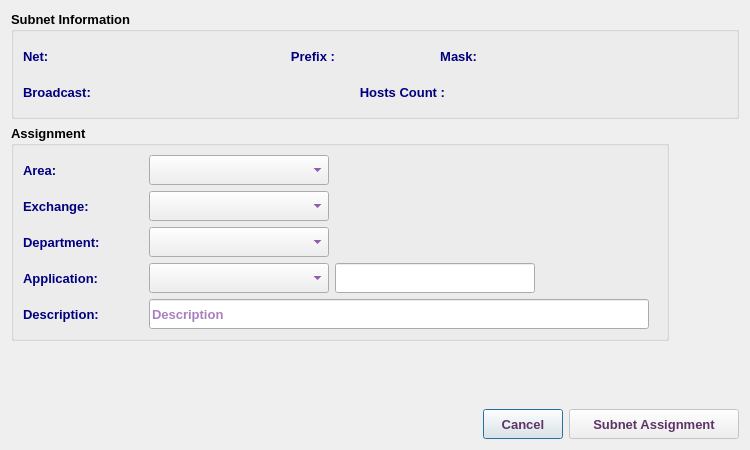
<?xml version="1.0" encoding="UTF-8"?>
<ui version="4.0">
 <class>Subnet1V4AssignmentDialog</class>
 <widget class="QDialog" name="Subnet1V4AssignmentDialog">
  <property name="geometry">
   <rect>
    <x>0</x>
    <y>0</y>
    <width>750</width>
    <height>450</height>
   </rect>
  </property>
  <property name="minimumSize">
   <size>
    <width>750</width>
    <height>450</height>
   </size>
  </property>
  <property name="maximumSize">
   <size>
    <width>751</width>
    <height>451</height>
   </size>
  </property>
  <property name="font">
   <font>
    <family>Tahoma</family>
    <pointsize>10</pointsize>
   </font>
  </property>
  <property name="windowTitle">
   <string>Subnet Assignment</string>
  </property>
  <property name="windowIcon">
   <iconset resource="../../../../../image.qrc">
    <normaloff>:/Image/connection.png</normaloff>:/Image/connection.png</iconset>
  </property>
  <layout class="QVBoxLayout" name="verticalLayout_4">
   <item>
    <widget class="QGroupBox" name="netGB">
     <property name="font">
      <font>
       <family>Tahoma</family>
       <pointsize>10</pointsize>
       <weight>75</weight>
       <bold>true</bold>
      </font>
     </property>
     <property name="title">
      <string>Subnet Information</string>
     </property>
     <layout class="QVBoxLayout" name="verticalLayout_3">
      <item>
       <layout class="QHBoxLayout" name="horizontalLayout_13">
        <item>
         <widget class="QLabel" name="label_7">
          <property name="minimumSize">
           <size>
            <width>40</width>
            <height>30</height>
           </size>
          </property>
          <property name="maximumSize">
           <size>
            <width>40</width>
            <height>30</height>
           </size>
          </property>
          <property name="font">
           <font>
            <family>Tahoma</family>
            <pointsize>10</pointsize>
            <weight>75</weight>
            <bold>true</bold>
           </font>
          </property>
          <property name="styleSheet">
           <string notr="true">color: rgb(0, 0, 127);</string>
          </property>
          <property name="text">
           <string>Net:</string>
          </property>
         </widget>
        </item>
        <item>
         <widget class="QLabel" name="netLbl">
          <property name="sizePolicy">
           <sizepolicy hsizetype="Expanding" vsizetype="Preferred">
            <horstretch>0</horstretch>
            <verstretch>0</verstretch>
           </sizepolicy>
          </property>
          <property name="minimumSize">
           <size>
            <width>180</width>
            <height>30</height>
           </size>
          </property>
          <property name="maximumSize">
           <size>
            <width>500</width>
            <height>30</height>
           </size>
          </property>
          <property name="font">
           <font>
            <family>Tahoma</family>
            <pointsize>10</pointsize>
           </font>
          </property>
          <property name="styleSheet">
           <string notr="true">color: rgb(85, 0, 127);</string>
          </property>
          <property name="text">
           <string/>
          </property>
         </widget>
        </item>
        <item>
         <widget class="QLabel" name="label_10">
          <property name="minimumSize">
           <size>
            <width>80</width>
            <height>30</height>
           </size>
          </property>
          <property name="maximumSize">
           <size>
            <width>80</width>
            <height>30</height>
           </size>
          </property>
          <property name="font">
           <font>
            <family>Tahoma</family>
            <pointsize>10</pointsize>
            <weight>75</weight>
            <bold>true</bold>
           </font>
          </property>
          <property name="styleSheet">
           <string notr="true">color: rgb(0, 0, 127);</string>
          </property>
          <property name="text">
           <string>Prefix :</string>
          </property>
          <property name="alignment">
           <set>Qt::AlignRight|Qt::AlignTrailing|Qt::AlignVCenter</set>
          </property>
         </widget>
        </item>
        <item>
         <widget class="QLabel" name="prefixLbl">
          <property name="minimumSize">
           <size>
            <width>50</width>
            <height>30</height>
           </size>
          </property>
          <property name="maximumSize">
           <size>
            <width>50</width>
            <height>30</height>
           </size>
          </property>
          <property name="font">
           <font>
            <family>Tahoma</family>
            <pointsize>10</pointsize>
           </font>
          </property>
          <property name="styleSheet">
           <string notr="true">color: rgb(85, 0, 127);</string>
          </property>
          <property name="text">
           <string/>
          </property>
         </widget>
        </item>
        <item>
         <widget class="QLabel" name="label_9">
          <property name="minimumSize">
           <size>
            <width>80</width>
            <height>30</height>
           </size>
          </property>
          <property name="maximumSize">
           <size>
            <width>80</width>
            <height>30</height>
           </size>
          </property>
          <property name="font">
           <font>
            <family>Tahoma</family>
            <pointsize>10</pointsize>
            <weight>75</weight>
            <bold>true</bold>
           </font>
          </property>
          <property name="styleSheet">
           <string notr="true">color: rgb(0, 0, 127);</string>
          </property>
          <property name="text">
           <string>Mask:</string>
          </property>
          <property name="alignment">
           <set>Qt::AlignRight|Qt::AlignTrailing|Qt::AlignVCenter</set>
          </property>
         </widget>
        </item>
        <item>
         <widget class="QLabel" name="maskLbl">
          <property name="sizePolicy">
           <sizepolicy hsizetype="Expanding" vsizetype="Preferred">
            <horstretch>0</horstretch>
            <verstretch>0</verstretch>
           </sizepolicy>
          </property>
          <property name="minimumSize">
           <size>
            <width>180</width>
            <height>30</height>
           </size>
          </property>
          <property name="maximumSize">
           <size>
            <width>500</width>
            <height>30</height>
           </size>
          </property>
          <property name="font">
           <font>
            <family>Tahoma</family>
            <pointsize>10</pointsize>
           </font>
          </property>
          <property name="styleSheet">
           <string notr="true">color: rgb(85, 0, 127);</string>
          </property>
          <property name="text">
           <string/>
          </property>
         </widget>
        </item>
        <item>
         <spacer name="horizontalSpacer_3">
          <property name="orientation">
           <enum>Qt::Horizontal</enum>
          </property>
          <property name="sizeHint" stdset="0">
           <size>
            <width>40</width>
            <height>20</height>
           </size>
          </property>
         </spacer>
        </item>
       </layout>
      </item>
      <item>
       <layout class="QHBoxLayout" name="horizontalLayout_12">
        <item>
         <widget class="QLabel" name="label_11">
          <property name="minimumSize">
           <size>
            <width>100</width>
            <height>30</height>
           </size>
          </property>
          <property name="maximumSize">
           <size>
            <width>100</width>
            <height>30</height>
           </size>
          </property>
          <property name="font">
           <font>
            <family>Tahoma</family>
            <pointsize>10</pointsize>
            <weight>75</weight>
            <bold>true</bold>
           </font>
          </property>
          <property name="styleSheet">
           <string notr="true">color: rgb(0, 0, 127);</string>
          </property>
          <property name="text">
           <string>Broadcast:</string>
          </property>
         </widget>
        </item>
        <item>
         <widget class="QLabel" name="bcLbl">
          <property name="sizePolicy">
           <sizepolicy hsizetype="Expanding" vsizetype="Preferred">
            <horstretch>0</horstretch>
            <verstretch>0</verstretch>
           </sizepolicy>
          </property>
          <property name="minimumSize">
           <size>
            <width>180</width>
            <height>30</height>
           </size>
          </property>
          <property name="maximumSize">
           <size>
            <width>500</width>
            <height>30</height>
           </size>
          </property>
          <property name="font">
           <font>
            <family>Tahoma</family>
            <pointsize>10</pointsize>
            <weight>75</weight>
            <bold>true</bold>
           </font>
          </property>
          <property name="styleSheet">
           <string notr="true">color: rgb(85, 0, 127);</string>
          </property>
          <property name="text">
           <string/>
          </property>
         </widget>
        </item>
        <item>
         <widget class="QLabel" name="label_12">
          <property name="minimumSize">
           <size>
            <width>130</width>
            <height>30</height>
           </size>
          </property>
          <property name="maximumSize">
           <size>
            <width>130</width>
            <height>30</height>
           </size>
          </property>
          <property name="font">
           <font>
            <family>Tahoma</family>
            <pointsize>10</pointsize>
            <weight>75</weight>
            <bold>true</bold>
           </font>
          </property>
          <property name="styleSheet">
           <string notr="true">color: rgb(0, 0, 127);</string>
          </property>
          <property name="text">
           <string>Hosts Count :</string>
          </property>
          <property name="alignment">
           <set>Qt::AlignRight|Qt::AlignTrailing|Qt::AlignVCenter</set>
          </property>
         </widget>
        </item>
        <item>
         <widget class="QLabel" name="hostLbl">
          <property name="minimumSize">
           <size>
            <width>150</width>
            <height>30</height>
           </size>
          </property>
          <property name="maximumSize">
           <size>
            <width>150</width>
            <height>30</height>
           </size>
          </property>
          <property name="font">
           <font>
            <family>Tahoma</family>
            <pointsize>10</pointsize>
            <weight>75</weight>
            <bold>true</bold>
           </font>
          </property>
          <property name="styleSheet">
           <string notr="true">color: rgb(85, 0, 127);</string>
          </property>
          <property name="text">
           <string/>
          </property>
         </widget>
        </item>
        <item>
         <spacer name="horizontalSpacer_5">
          <property name="orientation">
           <enum>Qt::Horizontal</enum>
          </property>
          <property name="sizeHint" stdset="0">
           <size>
            <width>40</width>
            <height>20</height>
           </size>
          </property>
         </spacer>
        </item>
       </layout>
      </item>
     </layout>
    </widget>
   </item>
   <item>
    <layout class="QHBoxLayout" name="horizontalLayout_2">
     <item>
      <widget class="QGroupBox" name="groupBox">
       <property name="font">
        <font>
         <family>Tahoma</family>
         <pointsize>10</pointsize>
         <weight>75</weight>
         <bold>true</bold>
        </font>
       </property>
       <property name="title">
        <string>Assignment</string>
       </property>
       <layout class="QVBoxLayout" name="verticalLayout_2">
        <item>
         <layout class="QVBoxLayout" name="verticalLayout">
          <item>
           <layout class="QHBoxLayout" name="horizontalLayout">
            <item>
             <widget class="QLabel" name="label">
              <property name="minimumSize">
               <size>
                <width>120</width>
                <height>30</height>
               </size>
              </property>
              <property name="maximumSize">
               <size>
                <width>120</width>
                <height>30</height>
               </size>
              </property>
              <property name="font">
               <font>
                <family>Tahoma</family>
                <pointsize>10</pointsize>
                <weight>75</weight>
                <bold>true</bold>
               </font>
              </property>
              <property name="styleSheet">
               <string notr="true">color: rgb(0, 0, 127);</string>
              </property>
              <property name="text">
               <string>Area:</string>
              </property>
              <property name="alignment">
               <set>Qt::AlignLeading|Qt::AlignLeft|Qt::AlignVCenter</set>
              </property>
             </widget>
            </item>
            <item>
             <widget class="QComboBox" name="areaCB">
              <property name="minimumSize">
               <size>
                <width>180</width>
                <height>30</height>
               </size>
              </property>
              <property name="maximumSize">
               <size>
                <width>180</width>
                <height>30</height>
               </size>
              </property>
              <property name="font">
               <font>
                <family>Tahoma</family>
                <pointsize>10</pointsize>
                <weight>75</weight>
                <bold>true</bold>
               </font>
              </property>
              <property name="styleSheet">
               <string notr="true">color: rgb(85, 0, 127);</string>
              </property>
             </widget>
            </item>
            <item>
             <spacer name="horizontalSpacer_2">
              <property name="minimumSize">
               <size>
                <width>0</width>
                <height>30</height>
               </size>
              </property>
              <property name="maximumSize">
               <size>
                <width>16777215</width>
                <height>30</height>
               </size>
              </property>
              <property name="font">
               <font>
                <family>Tahoma</family>
                <pointsize>10</pointsize>
               </font>
              </property>
              <property name="orientation">
               <enum>Qt::Horizontal</enum>
              </property>
              <property name="sizeHint" stdset="0">
               <size>
                <width>40</width>
                <height>20</height>
               </size>
              </property>
             </spacer>
            </item>
           </layout>
          </item>
          <item>
           <layout class="QHBoxLayout" name="horizontalLayout_10">
            <item>
             <widget class="QLabel" name="label_13">
              <property name="minimumSize">
               <size>
                <width>120</width>
                <height>30</height>
               </size>
              </property>
              <property name="maximumSize">
               <size>
                <width>120</width>
                <height>30</height>
               </size>
              </property>
              <property name="font">
               <font>
                <family>Tahoma</family>
                <pointsize>10</pointsize>
                <weight>75</weight>
                <bold>true</bold>
               </font>
              </property>
              <property name="styleSheet">
               <string notr="true">color: rgb(0, 0, 127);</string>
              </property>
              <property name="text">
               <string>Exchange:</string>
              </property>
              <property name="alignment">
               <set>Qt::AlignLeading|Qt::AlignLeft|Qt::AlignVCenter</set>
              </property>
             </widget>
            </item>
            <item>
             <widget class="QComboBox" name="abbrCB">
              <property name="minimumSize">
               <size>
                <width>180</width>
                <height>30</height>
               </size>
              </property>
              <property name="maximumSize">
               <size>
                <width>180</width>
                <height>30</height>
               </size>
              </property>
              <property name="font">
               <font>
                <family>Tahoma</family>
                <pointsize>10</pointsize>
                <weight>75</weight>
                <bold>true</bold>
               </font>
              </property>
              <property name="styleSheet">
               <string notr="true">color: rgb(85, 0, 127);</string>
              </property>
             </widget>
            </item>
            <item>
             <spacer name="horizontalSpacer_4">
              <property name="font">
               <font>
                <family>Tahoma</family>
                <pointsize>10</pointsize>
               </font>
              </property>
              <property name="orientation">
               <enum>Qt::Horizontal</enum>
              </property>
              <property name="sizeHint" stdset="0">
               <size>
                <width>40</width>
                <height>20</height>
               </size>
              </property>
             </spacer>
            </item>
           </layout>
          </item>
          <item>
           <layout class="QHBoxLayout" name="horizontalLayout_14">
            <item>
             <widget class="QLabel" name="label_15">
              <property name="minimumSize">
               <size>
                <width>120</width>
                <height>30</height>
               </size>
              </property>
              <property name="maximumSize">
               <size>
                <width>120</width>
                <height>30</height>
               </size>
              </property>
              <property name="font">
               <font>
                <family>Tahoma</family>
                <pointsize>10</pointsize>
                <weight>75</weight>
                <bold>true</bold>
               </font>
              </property>
              <property name="styleSheet">
               <string notr="true">color: rgb(0, 0, 127);</string>
              </property>
              <property name="text">
               <string>Department:</string>
              </property>
              <property name="alignment">
               <set>Qt::AlignLeading|Qt::AlignLeft|Qt::AlignVCenter</set>
              </property>
             </widget>
            </item>
            <item>
             <widget class="QComboBox" name="depCB">
              <property name="minimumSize">
               <size>
                <width>180</width>
                <height>30</height>
               </size>
              </property>
              <property name="maximumSize">
               <size>
                <width>180</width>
                <height>30</height>
               </size>
              </property>
              <property name="font">
               <font>
                <family>Tahoma</family>
                <pointsize>10</pointsize>
                <weight>75</weight>
                <bold>true</bold>
               </font>
              </property>
              <property name="styleSheet">
               <string notr="true">color: rgb(85, 0, 127);</string>
              </property>
             </widget>
            </item>
            <item>
             <spacer name="horizontalSpacer_9">
              <property name="font">
               <font>
                <family>Tahoma</family>
                <pointsize>10</pointsize>
               </font>
              </property>
              <property name="orientation">
               <enum>Qt::Horizontal</enum>
              </property>
              <property name="sizeHint" stdset="0">
               <size>
                <width>40</width>
                <height>20</height>
               </size>
              </property>
             </spacer>
            </item>
           </layout>
          </item>
          <item>
           <layout class="QHBoxLayout" name="horizontalLayout_11">
            <item>
             <widget class="QLabel" name="label_14">
              <property name="minimumSize">
               <size>
                <width>120</width>
                <height>30</height>
               </size>
              </property>
              <property name="maximumSize">
               <size>
                <width>120</width>
                <height>30</height>
               </size>
              </property>
              <property name="font">
               <font>
                <family>Tahoma</family>
                <pointsize>10</pointsize>
                <weight>75</weight>
                <bold>true</bold>
               </font>
              </property>
              <property name="styleSheet">
               <string notr="true">color: rgb(0, 0, 127);</string>
              </property>
              <property name="text">
               <string>Application:</string>
              </property>
              <property name="alignment">
               <set>Qt::AlignLeading|Qt::AlignLeft|Qt::AlignVCenter</set>
              </property>
             </widget>
            </item>
            <item>
             <widget class="QComboBox" name="appCB">
              <property name="minimumSize">
               <size>
                <width>180</width>
                <height>30</height>
               </size>
              </property>
              <property name="maximumSize">
               <size>
                <width>180</width>
                <height>30</height>
               </size>
              </property>
              <property name="font">
               <font>
                <family>Tahoma</family>
                <pointsize>10</pointsize>
                <weight>75</weight>
                <bold>true</bold>
               </font>
              </property>
              <property name="styleSheet">
               <string notr="true">color: rgb(85, 0, 127);</string>
              </property>
             </widget>
            </item>
            <item>
             <widget class="QLineEdit" name="appLE">
              <property name="sizePolicy">
               <sizepolicy hsizetype="Expanding" vsizetype="Preferred">
                <horstretch>0</horstretch>
                <verstretch>0</verstretch>
               </sizepolicy>
              </property>
              <property name="minimumSize">
               <size>
                <width>200</width>
                <height>30</height>
               </size>
              </property>
              <property name="maximumSize">
               <size>
                <width>8000</width>
                <height>30</height>
               </size>
              </property>
              <property name="font">
               <font>
                <family>Tahoma</family>
                <pointsize>10</pointsize>
               </font>
              </property>
             </widget>
            </item>
            <item>
             <spacer name="horizontalSpacer_6">
              <property name="orientation">
               <enum>Qt::Horizontal</enum>
              </property>
              <property name="sizeHint" stdset="0">
               <size>
                <width>40</width>
                <height>20</height>
               </size>
              </property>
             </spacer>
            </item>
           </layout>
          </item>
          <item>
           <layout class="QHBoxLayout" name="horizontalLayout_9">
            <item>
             <widget class="QLabel" name="label_5">
              <property name="minimumSize">
               <size>
                <width>120</width>
                <height>30</height>
               </size>
              </property>
              <property name="maximumSize">
               <size>
                <width>120</width>
                <height>30</height>
               </size>
              </property>
              <property name="font">
               <font>
                <family>Tahoma</family>
                <pointsize>10</pointsize>
                <weight>75</weight>
                <bold>true</bold>
               </font>
              </property>
              <property name="styleSheet">
               <string notr="true">color: rgb(0, 0, 127);</string>
              </property>
              <property name="text">
               <string>Description:</string>
              </property>
             </widget>
            </item>
            <item>
             <widget class="QLineEdit" name="descLE">
              <property name="sizePolicy">
               <sizepolicy hsizetype="Expanding" vsizetype="Preferred">
                <horstretch>0</horstretch>
                <verstretch>0</verstretch>
               </sizepolicy>
              </property>
              <property name="minimumSize">
               <size>
                <width>500</width>
                <height>30</height>
               </size>
              </property>
              <property name="maximumSize">
               <size>
                <width>800</width>
                <height>30</height>
               </size>
              </property>
              <property name="font">
               <font>
                <family>Tahoma</family>
                <pointsize>10</pointsize>
                <weight>75</weight>
                <bold>true</bold>
               </font>
              </property>
              <property name="styleSheet">
               <string notr="true">color: rgb(85, 0, 127);</string>
              </property>
              <property name="placeholderText">
               <string>Description</string>
              </property>
             </widget>
            </item>
            <item>
             <spacer name="horizontalSpacer_7">
              <property name="orientation">
               <enum>Qt::Horizontal</enum>
              </property>
              <property name="sizeHint" stdset="0">
               <size>
                <width>40</width>
                <height>20</height>
               </size>
              </property>
             </spacer>
            </item>
           </layout>
          </item>
         </layout>
        </item>
       </layout>
      </widget>
     </item>
     <item>
      <widget class="QLabel" name="pix">
       <property name="enabled">
        <bool>true</bool>
       </property>
       <property name="minimumSize">
        <size>
         <width>64</width>
         <height>64</height>
        </size>
       </property>
       <property name="maximumSize">
        <size>
         <width>64</width>
         <height>64</height>
        </size>
       </property>
       <property name="font">
        <font>
         <family>Tahoma</family>
         <pointsize>10</pointsize>
        </font>
       </property>
       <property name="text">
        <string/>
       </property>
       <property name="pixmap">
        <pixmap resource="../../../../../image.qrc">:/Image/connection.png</pixmap>
       </property>
      </widget>
     </item>
    </layout>
   </item>
   <item>
    <spacer name="verticalSpacer">
     <property name="minimumSize">
      <size>
       <width>170</width>
       <height>0</height>
      </size>
     </property>
     <property name="maximumSize">
      <size>
       <width>170</width>
       <height>16777215</height>
      </size>
     </property>
     <property name="font">
      <font>
       <family>Tahoma</family>
       <pointsize>10</pointsize>
      </font>
     </property>
     <property name="orientation">
      <enum>Qt::Vertical</enum>
     </property>
     <property name="sizeHint" stdset="0">
      <size>
       <width>20</width>
       <height>36</height>
      </size>
     </property>
    </spacer>
   </item>
   <item>
    <layout class="QHBoxLayout" name="horizontalLayout_8">
     <item>
      <spacer name="horizontalSpacer">
       <property name="font">
        <font>
         <family>Tahoma</family>
         <pointsize>10</pointsize>
        </font>
       </property>
       <property name="orientation">
        <enum>Qt::Horizontal</enum>
       </property>
       <property name="sizeHint" stdset="0">
        <size>
         <width>40</width>
         <height>20</height>
        </size>
       </property>
      </spacer>
     </item>
     <item>
      <widget class="QPushButton" name="cancelBtn">
       <property name="sizePolicy">
        <sizepolicy hsizetype="Preferred" vsizetype="Preferred">
         <horstretch>0</horstretch>
         <verstretch>0</verstretch>
        </sizepolicy>
       </property>
       <property name="minimumSize">
        <size>
         <width>80</width>
         <height>30</height>
        </size>
       </property>
       <property name="maximumSize">
        <size>
         <width>100</width>
         <height>30</height>
        </size>
       </property>
       <property name="font">
        <font>
         <family>Tahoma</family>
         <pointsize>10</pointsize>
         <weight>75</weight>
         <bold>true</bold>
        </font>
       </property>
       <property name="styleSheet">
        <string notr="true">color: rgb(92, 53, 102);</string>
       </property>
       <property name="text">
        <string>Cancel</string>
       </property>
      </widget>
     </item>
     <item>
      <widget class="QPushButton" name="okBtn">
       <property name="enabled">
        <bool>false</bool>
       </property>
       <property name="sizePolicy">
        <sizepolicy hsizetype="Preferred" vsizetype="Preferred">
         <horstretch>0</horstretch>
         <verstretch>0</verstretch>
        </sizepolicy>
       </property>
       <property name="minimumSize">
        <size>
         <width>170</width>
         <height>30</height>
        </size>
       </property>
       <property name="maximumSize">
        <size>
         <width>250</width>
         <height>30</height>
        </size>
       </property>
       <property name="font">
        <font>
         <family>Tahoma</family>
         <pointsize>10</pointsize>
         <weight>75</weight>
         <bold>true</bold>
        </font>
       </property>
       <property name="styleSheet">
        <string notr="true">color: rgb(92, 53, 102);</string>
       </property>
       <property name="text">
        <string>Subnet Assignment</string>
       </property>
       <property name="icon">
        <iconset resource="../../../../../image.qrc">
         <normaloff>:/Image/connection.png</normaloff>:/Image/connection.png</iconset>
       </property>
       <property name="iconSize">
        <size>
         <width>20</width>
         <height>20</height>
        </size>
       </property>
      </widget>
     </item>
    </layout>
   </item>
  </layout>
 </widget>
 <tabstops>
  <tabstop>areaCB</tabstop>
  <tabstop>abbrCB</tabstop>
  <tabstop>depCB</tabstop>
  <tabstop>appCB</tabstop>
  <tabstop>appLE</tabstop>
  <tabstop>descLE</tabstop>
  <tabstop>okBtn</tabstop>
  <tabstop>cancelBtn</tabstop>
 </tabstops>
 <resources>
  <include location="../../../../../image.qrc"/>
 </resources>
 <connections/>
</ui>
